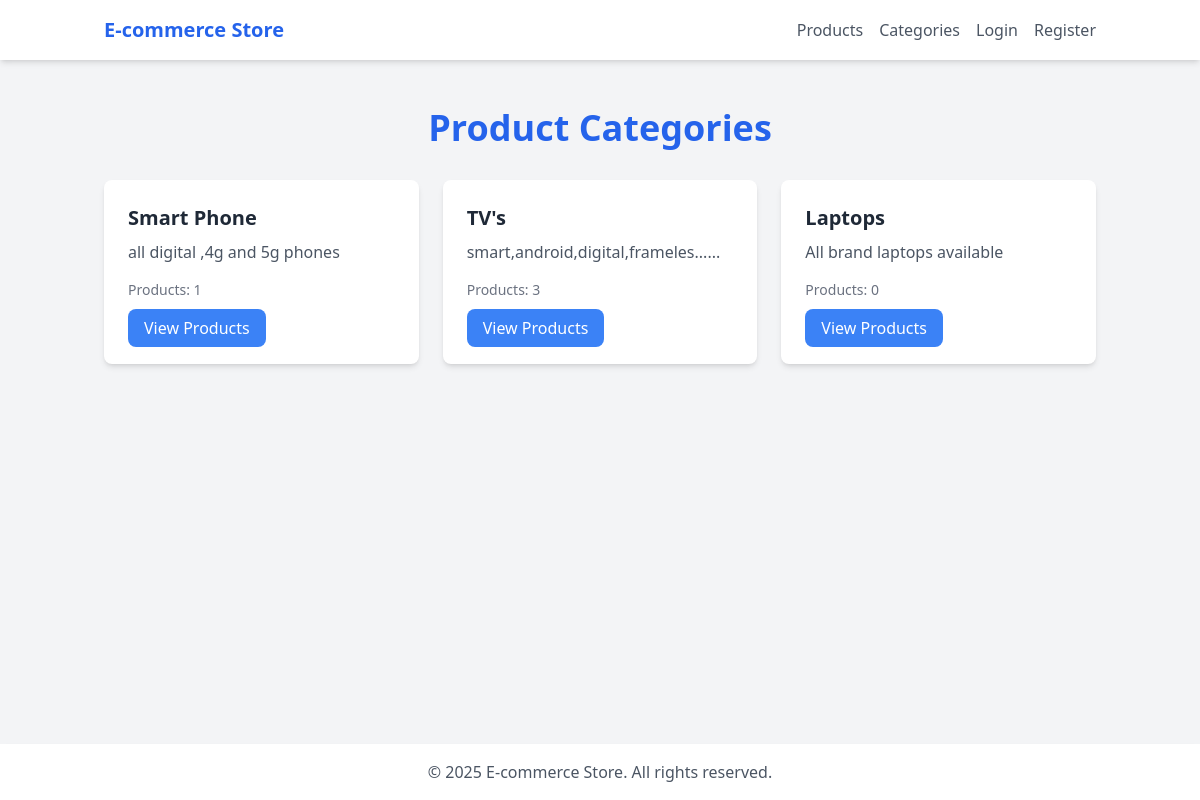
Screenshot of /api/categories-page/ with the database file from the repository.
### ecom/models.py (models this page shows, shortened)
class Category(models.Model):
    name = models.CharField(max_length=100)
    description = models.CharField(max_length=200)

### ecom/views.py (the view)
# urls.py: path('categories-page/', categories_page, name='categories-page'),
def categories_page(request):
    categories = Category.objects.all()
    return render(request, 'ecom/categories.html', {'categories': categories})

### ecom/templates/ecom/categories.html (shortened to what this page needs)
{% extends 'ecom/base.html' %}
{% block content %}
<h1 class="text-4xl font-bold text-center mb-8 text-blue-600">
    Product Categories
</h1>
{% if categories %}
<div class="grid md:grid-cols-3 gap-6">
    {% for category in categories %}
    <div class="bg-white rounded-lg shadow-md overflow-hidden">
        <div class="p-6">
            <h2 class="text-xl font-semibold mb-2 text-gray-800">
                {{ category.name }}
            </h2>
            <p class="text-gray-600 mb-4">{{ category.description }}</p>
            <p class="text-sm text-gray-500">
                Products: {{ category.products.count }}
            </p>
            <div class="mt-4">
                <a href="#" class="bg-blue-500 hover:bg-blue-600 text-white px-4 py-2 rounded-lg">
                    View Products
                </a>
            </div>
        </div>
    </div>
    {% endfor %}
</div>
{% endif %}
{% endblock %}

### rows the page displays
Category: name "Smart Phone", description "all digital ,4g and 5g phones", products.count "1"
Category: name "TV's", description "smart,android,digital,frameles......", products.count "3"
Category: name "Laptops", description "All brand laptops available", products.count "0"
